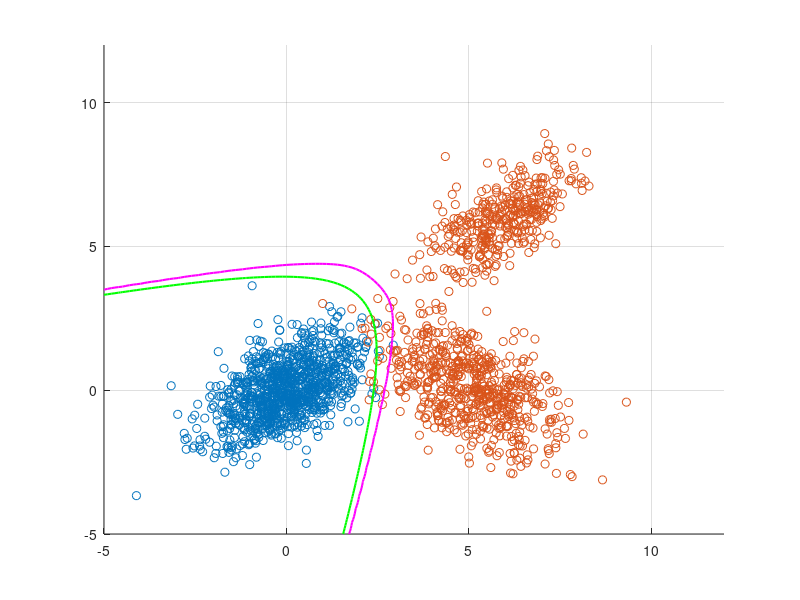
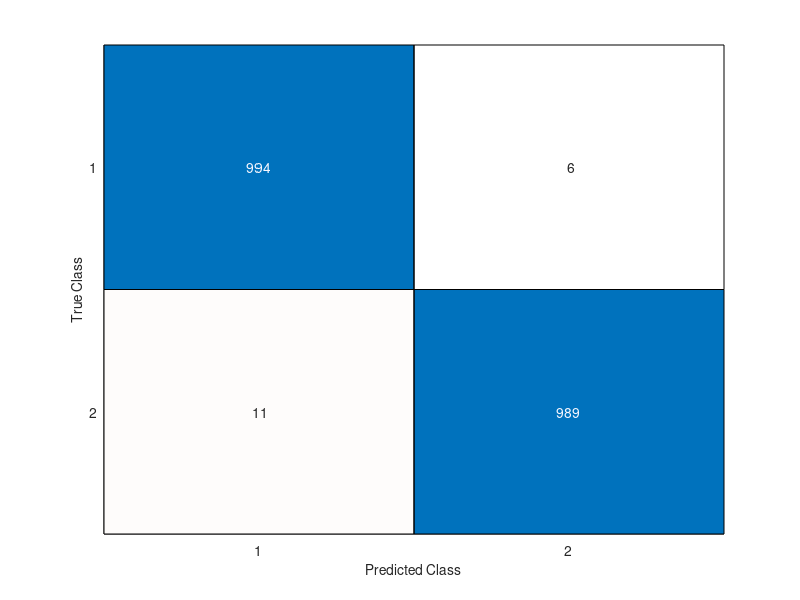
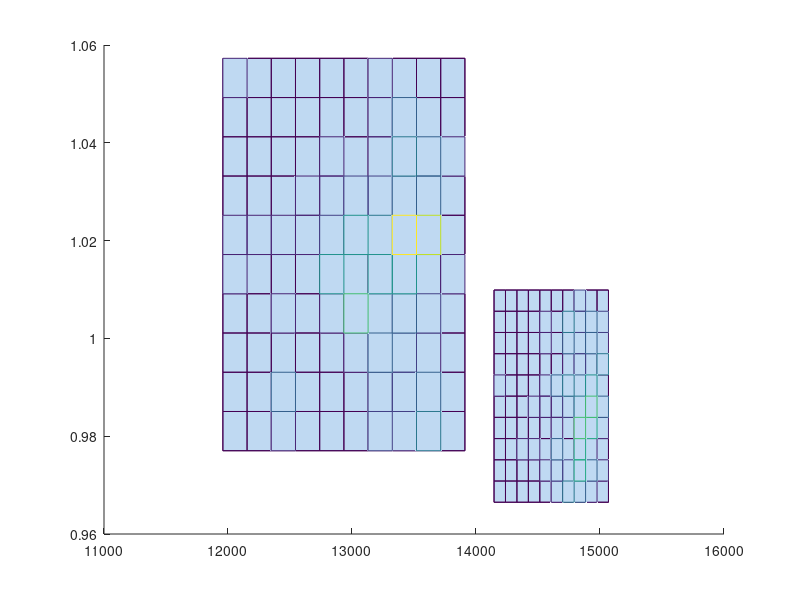

The MATLAB script that drew these images, in order:
clear;
close all;
clc;

% generisemo unimodalnu i polimodalnu gausovu
N = 1000;
M1 = [0 0]';
S1 = [1 0.5; 0.5 1];
M2 = [5 0]';
S2 = [1.5 -0.7; -0.7 1.5];
M3 = [6 6]';
S3 = [1 0.6; 0.6 1];

K1 = mvnrnd(M1, S1, N); %klasa jedan - unimodalna

% pomocne promenjive
pom = rand(N, 1);
K21 = mvnrnd(M2, S2, N);
K22 = mvnrnd(M3, S3, N);
K2 = (pom < 0.6).*K21 + (pom >= 0.6).*K22;

figure(1);
hold all;
scatter(K1(:, 1), K1(:, 2), 'ro');
scatter(K2(:, 1), K2(:, 2), 'bo');
grid on;

% Bayes-ov klasifikator minimalne greske

x = -5:0.1:12;
y = -5:0.1:12;
f1 = zeros(length(x), length(y));
f2 = zeros(length(x), length(y));
const1 = 1/(2*pi*det(S1))^0.5;
const2 = 1/(2*pi*det(S2))^0.5;
const3 = 1/(2*pi*det(S3))^0.5;
for i = 1:length(x)
    for j = 1:length(y)
        X = [x(i) y(j)]';
        f1(i, j) = const1*exp(-0.5*(X - M1)'*inv(S1)*(X - M1));
        f21 = const2*exp(-0.5*(X - M2)'*inv(S2)*(X - M2));
        f22 = const3*exp(-0.5*(X - M3)'*inv(S3)*(X - M3));
        f2(i, j) = 0.6*f21 + 0.4*f22;
    end
end

figure(1);
h = -log(f1./f2); % f-ja h u svakoj tacki prostora
contour(x, y, h', [0 0], 'g', 'Linewidth', 1.5);

% formula
% f1/f2 > (c12 - c22)/(c21 - c11) -> w1
% < -> w2
% cij - cena smestanja j-te klase u i-tu
% c11 = c22 = 0

% Bayes-ov klasifikator minimalne cene

c11 = 0;
c22 = 0;
c12 = 1;
c21 = 5; % vise penalizujemo pogresnu klasifikaciju odbirka iz klase 1

t = (c12 - c22)/(c21 - c11);
k = f1./f2;

figure(1);
contour(x, y, k', [t t], 'm', 'Linewidth', 1.5);

% procena greske klasifikacije - konfuziona matrica

% spajamo sve odbirke u jedan vektor, stvarne klase znamo, a klasifikator
% daje predikciju

Xs = [K1' K2'];
X_true = [ones(1, N), 2*ones(1, N)];
X_pred = zeros(size(X_true));
for i = 1:length(Xs)
    X = Xs(:, i);
    f1 = const1*exp(-0.5*(X - M1)'*inv(S1)*(X - M1));
    f21 = const2*exp(-0.5*(X - M2)'*inv(S2)*(X - M2));
    f22 = const3*exp(-0.5*(X - M3)'*inv(S3)*(X - M3));
    f2 = 0.6*f21 + 0.4*f22;
    if (f1 > f2)
        X_pred(i) = 1;
    else
        X_pred(i) = 2;
    end
end

C = confusionmat(X_true, X_pred);
figure(2);
confusionchart(C);

err1 = C(1, 2)/sum(C(1, :));
err2 = C(2, 1)/sum(C(2, :));
disp(err1);
disp(err2);

% procena greske klasifikacije - teorijski pristup
% ne radi ne znam zasto

x = -5:0.1:12;
y = -5:0.1:12;
const1 = 1/(2*pi*det(S1))^0.5;
const2 = 1/(2*pi*det(S2))^0.5;
const3 = 1/(2*pi*det(S3))^0.5;
e1 = 0;
e2 = 0;

for i = 1:length(x)
    for j = 1:length(y)
        X = [x(i) y(j)]';
        f1 = const1*exp(-0.5*(X - M1)'*inv(S1)*(X - M1));
        f21 = const2*exp(-0.5*(X - M2)'*inv(S2)*(X - M2));
        f22 = const3*exp(-0.5*(X - M3)'*inv(S3)*(X - M3));
        f2 = 0.6*f21 + 0.4*f22;
        h = -log(f1/f2);
        if (h < 0) % u oblasti L1
            e2 = e2 + 0.1*0.1*f2;
        else % u oblasti L2
            e1 = e1 + 0.1*0.1*f1;
        end
    end
end

disp(e1);
disp(e2);

% sa realnim podacima - podatke j eona sredila sa proslog casa

load('Slova_obelezja.mat');
figure(3);
hold all;
scatter(P1(1, :), P1(2, :), 'ro');
scatter(P2(1, :), P2(2, :), 'bo');
hold off;

figure(4);
hold all;
hist3(P1');
hist3(P2');

% vidi se da nije gaus